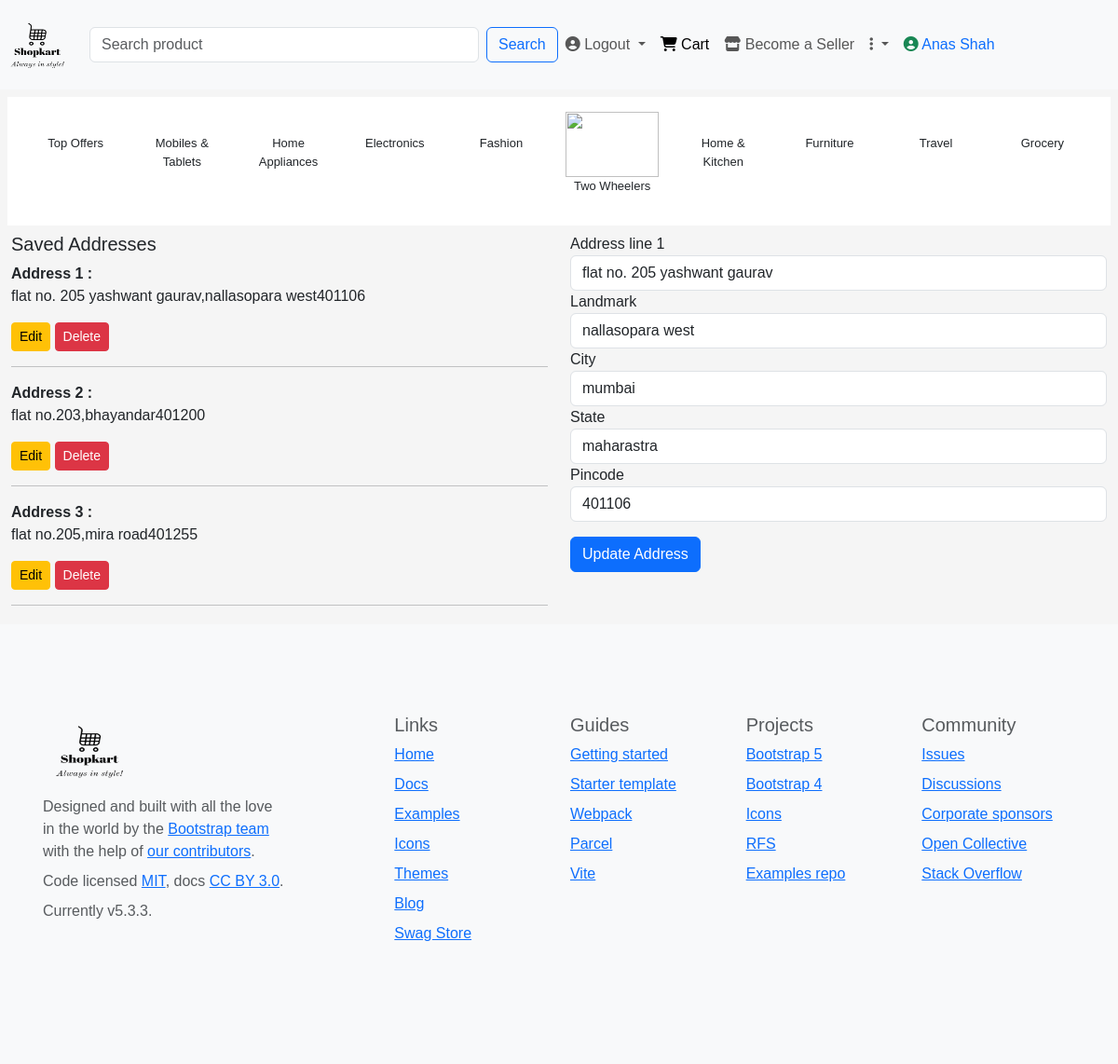
Page /update_address/1/ (signed in) on the committed database.
### account/models.py (models this page shows, shortened)
class CustomUser(AbstractUser):
    contact = models.CharField(max_length=10,blank=True,null=True)
    groups = models.ManyToManyField('auth.Group',related_name="account_user_set",blank=True)
    user_permissions = models.ManyToManyField('auth.Permission',related_name='account_user_permission_set',blank=True)
    class Meta:
        indexes = [
            models.Index(fields=['username']),
            models.Index(fields=['email']),
        ]

### product/models.py (models this page shows)
class ShippingAddress(models.Model):
    customer = models.ForeignKey(Customer,on_delete=models.CASCADE)
    address_line1 = models.CharField(max_length=50)
    landmark = models.CharField(max_length=50)
    city = models.CharField(max_length=50)
    state= models.CharField(max_length=50)
    pincode = models.CharField(max_length=6,validators=[RegexValidator(r'^\d{6}$','Enter a valid 6 digit pincode')])

### account/views.py (the view, shortened to what this page needs)
# urls.py: path('update_address/<int:id>/',views.update_address,name="update_address"),
def update_address(request,id):
    update_address = ShippingAddress.objects.get(id=id)
    addresses = ShippingAddress.objects.filter(customer=request.user)
    context ={
        'addresses':addresses,
        'update_address':update_address
        }
    return render(request,'address.html',context)

### templates/address.html (shortened to what this page needs)
{% extends "base.html" %}
{% block content %}
  <div class="container-fluid">
    <div class="row">
      <div class="col">
        <h5>Saved Addresses</h5>
        {% for i in addresses %}
        <span><strong>Address {{forloop.counter}} :</strong></span><a href="{% url 'confirm_order' i.id %}" class="nav-link"><p>{{i.address_line1}},{{i.landmark}}{{i.pincode}}</p></a>
        <a href="{% url 'update_address' i.id %}" class="btn btn-sm btn-warning">Edit</a>
        <a href="{% url 'delete_address' i.id %}" class="btn btn-sm btn-danger">Delete</a>
        <hr>
        {% empty %}
          <h3>No address found</h3>
        {% endfor %}
      </div>
      <div class="col">
        <form action="" method="post">
          <div class="col-12 m2">
            <label for="inputaddress">Address line 1</label>
            <input type="text" placeholder="1234 Main st" class="form-control" name="address" {% if update_address %} value="{{update_address.address_line1}}"{% endif %} required>
          </div>
          <div class="col-12 m2">
            <label for="inputaddress">Landmark</label>
            <input type="text" placeholder="1234 Main st" class="form-control" name="landmark" {% if update_address %} value="{{update_address.landmark}}" {% endif %} required>
          </div>
          <div class="col-12 m2">
            <label for="inputaddress">City</label>
            <input type="text" placeholder="1234 Main st" class="form-control" name="city"{% if update_address %} value="{{update_address.city}}"{% endif %} required>
          </div>
          <div class="col-12 m2">
            <label for="inputaddress">State</label>
            <input type="text" placeholder="1234 Main st" class="form-control" name="state" {% if update_address %} value="{{update_address.state}}"  {% endif %}  required>
          </div>
          <div class="col-12 m2">
            <label for="inputpincode">Pincode</label>
            <input type="text" placeholder="450000" minlength="6" maxlength="6" name="pincode"  class="form-control" {% if update_address %} value="{{update_address.pincode}}"{% endif %} required>
          </div>
          <div class="col-12">
            {% if update_address %}
            <button type="submit" class="btn btn-primary mt-3">Update Address</button>
            {% else %}
            <button type="submit" class="btn btn-primary mt-3">Add New Address</button>
            {% endif %}
          </div>
        </form>
      </div>
    </div>
  </div>
{% endblock content %}

### templates/base.html (shortened to what this page needs)
{% load static %}
<!DOCTYPE html>
<html lang="en">
<head>
    <link href="https://cdn.jsdelivr.net/npm/bootstrap@5.3.3/dist/css/bootstrap.min.css" rel="stylesheet">
    <link rel="stylesheet" href="{% static 'css/style.css' %}">
</head>
<body>
    {% block header %}
        <div class="row">
            <nav class="navbar navbar-expand-lg bg-body-tertiary">
                <div class="container-fluid">
                    <a class="navbar-brand" href="{% url 'index' %}">
                        <img src="{% static 'images/Shopkart-logos_black.png' %}" alt="Bootstrap" width="80" height="70">
                    </a>
                  <div class="collapse navbar-collapse" id="navbarSupportedContent">
                    <form class="d-flex" role="search" action="{% url 'search_bar' %}">
                        <input class="form-control me-2" type="search" placeholder="Search product" name="search_bar" size="40" aria-label="Search">
                        <button class="btn btn-outline-primary" type="submit">Search</button>
                      </form>
                    <ul class="navbar-nav me-auto mb-2 mb-lg-0">
                        <li class="nav-item dropdown">
                        {% if user.is_authenticated %}
                        <a class="nav-link dropdown-toggle" href="{% url 'signout' %}" role="button" aria-expanded="false">
                            <i class="fa-solid fa-circle-user"></i> Logout
                        </a>
                        {% endif %}
                      </li>
                      <li class="nav-item">
                        <a class="nav-link active" aria-current="page" href="{% url 'cart' %}"><i class="fa-solid fa-cart-shopping"></i> Cart</a>
                      </li>
                      <li class="nav-item">
                        <a class="nav-link" href="{% url 'seller_signup' %}"><i class="fa-solid fa-store"></i> Become a Seller</a>
                      </li>
                      <li class="nav-item dropdown">
                        <a class="nav-link dropdown-toggle" href="#" role="button" data-bs-toggle="dropdown" aria-expanded="false">
                          <i class="fa-solid fa-ellipsis-vertical"></i>
                        </a>
                      </li>
                      {% if user.is_authenticated %}
                      <li class="nav-item">
                        <a class="nav-link text-primary" href="#"><i class="fa-solid fa-circle-user text-success"></i> {{user.first_name|capfirst}} {{user.last_name|capfirst}}</a>
                      </li>
                      {% endif %}
                    </ul>
                  </div>
                </div>
              </nav>
        </div>
          <div class="row bg-white m-2 p-3 f-size" >
            <div class="col text-center">
              <p>Top Offers</p>
            </div>
            <div class="col text-center">
              <a href="{% url 'category' %}?product=mobiles and tablets" class="nav-link">
              <p>Mobiles & Tablets</p>
            </a>
            </div>
            <div class="col text-center">
              <a href="{% url 'category' %}?product=home appliances" class="nav-link">
              <p>Home Appliances</p>
            </a>
            </div>
            <div class="col text-center">
              <a href="{% url 'category' %}?product=electronics" class="nav-link">
              <p>Electronics</p>
              </a>
            </div>
            <div class="col text-center">
              <a href="{% url 'category' %}?product=fashion" class="nav-link">
              <p>Fashion</p>
            </a>
            </div>
            <div class="col text-center">
              <a href="{% url 'category' %}?product=two wheelers" class="nav-link">
              <img src="https://akm-img-a-in.tosshub.com/indiatoday/images/story/202302/hero_splendor-sixteen_nine.png?VersionId=BNdkCXSQrRCwBCgHkhSIlwu7NKDBtkln&size=690:388" alt="" height="70px" width="100px">
              <p>Two Wheelers</p>
            </a>
            </div>
            <div class="col text-center">
              <a href="{% url 'category' %}?product=Home & Kitchen" class="nav-link">
              <p>Home & Kitchen</p>
              </a>
            </div>
            <div class="col text-center">
              <p>Furniture</p>
            </div>
            <div class="col text-center">
              <p>Travel</p>
            </div>
            <div class="col text-center">
              <p>Grocery</p>
            </div>
          </div>
    {% endblock header %}
     {% block content %}
     {% endblock content %}
     {% block footer %}
     <div class="row">
        <footer class="bd-footer py-4 py-md-5 mt-1 bg-body-tertiary">
          <div class="container py-4 py-md-5 px-4 px-md-3 text-body-secondary">
            <div class="row">
              <div class="col-lg-3 mb-3">
                <a class="d-inline-flex align-items-center mb-2 text-body-emphasis text-decoration-none" href="/" aria-label="Bootstrap">
                  <img src="{% static 'images/Shopkart-logos_black.png' %}" alt="" width="100" height="80">
                </a>
                <ul class="list-unstyled small">
                  <li class="mb-2">Designed and built with all the love in the world by the <a href="/docs/5.3/about/team/">Bootstrap team</a> with the help of <a href="https://github.com/twbs/bootstrap/graphs/contributors">our contributors</a>.</li>
                  <li class="mb-2">Code licensed <a href="https://github.com/twbs/bootstrap/blob/main/LICENSE" target="_blank" rel="license noopener">MIT</a>, docs <a href="https://creativecommons.org/licenses/by/3.0/" target="_blank" rel="license noopener">CC BY 3.0</a>.</li>
                  <li class="mb-2">Currently v5.3.3.</li>
                </ul>
              </div>
              <div class="col-6 col-lg-2 offset-lg-1 mb-3">
                <h5>Links</h5>
                <ul class="list-unstyled">
                  <li class="mb-2"><a href="/">Home</a></li>
                  <li class="mb-2"><a href="/docs/5.3/">Docs</a></li>
                  <li class="mb-2"><a href="/docs/5.3/examples/">Examples</a></li>
                  <li class="mb-2"><a href="https://icons.getbootstrap.com/">Icons</a></li>
                  <li class="mb-2"><a href="https://themes.getbootstrap.com/">Themes</a></li>
                  <li class="mb-2"><a href="https://blog.getbootstrap.com/">Blog</a></li>
                  <li class="mb-2"><a href="https://cottonbureau.com/people/bootstrap" target="_blank" rel="noopener">Swag Store</a></li>
                </ul>
              </div>
              <div class="col-6 col-lg-2 mb-3">
                <h5>Guides</h5>
                <ul class="list-unstyled">
                  <li class="mb-2"><a href="/docs/5.3/getting-started/">Getting started</a></li>
                  <li class="mb-2"><a href="/docs/5.3/examples/starter-template/">Starter template</a></li>
                  <li class="mb-2"><a href="/docs/5.3/getting-started/webpack/">Webpack</a></li>
                  <li class="mb-2"><a href="/docs/5.3/getting-started/parcel/">Parcel</a></li>
                  <li class="mb-2"><a href="/docs/5.3/getting-started/vite/">Vite</a></li>
                </ul>
              </div>
              <div class="col-6 col-lg-2 mb-3">
                <h5>Projects</h5>
                <ul class="list-unstyled">
                  <li class="mb-2"><a href="https://github.com/twbs/bootstrap" target="_blank" rel="noopener">Bootstrap 5</a></li>
                  <li class="mb-2"><a href="https://github.com/twbs/bootstrap/tree/v4-dev" target="_blank" rel="noopener">Bootstrap 4</a></li>
                  <li class="mb-2"><a href="https://github.com/twbs/icons" target="_blank" rel="noopener">Icons</a></li>
                  <li class="mb-2"><a href="https://github.com/twbs/rfs" target="_blank" rel="noopener">RFS</a></li>
                  <li class="mb-2"><a href="https://github.com/twbs/examples/" target="_blank" rel="noopener">Examples repo</a></li>
                </ul>
              </div>
              <div class="col-6 col-lg-2 mb-3">
                <h5>Community</h5>
                <ul class="list-unstyled">
                  <li class="mb-2"><a href="https://github.com/twbs/bootstrap/issues" target="_blank" rel="noopener">Issues</a></li>
                  <li class="mb-2"><a href="https://github.com/twbs/bootstrap/discussions" target="_blank" rel="noopener">Discussions</a></li>
                  <li class="mb-2"><a href="https://github.com/sponsors/twbs" target="_blank" rel="noopener">Corporate sponsors</a></li>
                  <li class="mb-2"><a href="https://opencollective.com/bootstrap" target="_blank" rel="noopener">Open Collective</a></li>
                  <li class="mb-2"><a href="https://stackoverflow.com/questions/tagged/bootstrap-5" target="_blank" rel="noopener">Stack Overflow</a></li>
                </ul>
              </div>
            </div>
          </div>
        </footer>
       </div>
     {% endblock footer %}
</body>
</html>

### static/css/style.css (style rules this page uses)
body { background-color: whitesmoke; }
* { font-size: 16px; font-family: Arial, Helvetica, sans-serif; }
.f-size p { font-size: 13px; }

### rows in the picture
CustomUser: first_name "Anas", last_name "Shah"
ShippingAddress: address_line1 "flat no. 205 yashwant gaurav", landmark "nallasopara west", pincode "401106", address "flat no. 205 yashwant gaurav", city "mumbai", state "maharastra"
ShippingAddress: address_line1 "flat no.203", landmark "bhayandar", pincode "401200"
ShippingAddress: address_line1 "flat no.205", landmark "mira road", pincode "401255"
